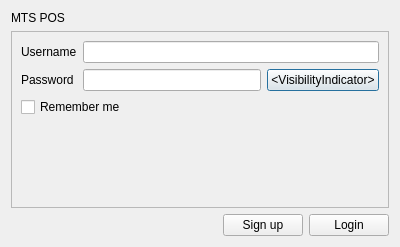
<?xml version="1.0" encoding="UTF-8"?>
<ui version="4.0">
 <class>DialogLogin</class>
 <widget class="QDialog" name="DialogLogin">
  <property name="geometry">
   <rect>
    <x>0</x>
    <y>0</y>
    <width>400</width>
    <height>247</height>
   </rect>
  </property>
  <property name="windowTitle">
   <string>Login</string>
  </property>
  <layout class="QVBoxLayout" name="verticalLayout">
   <item>
    <widget class="QLabel" name="label_3">
     <property name="sizePolicy">
      <sizepolicy hsizetype="Preferred" vsizetype="Fixed">
       <horstretch>0</horstretch>
       <verstretch>0</verstretch>
      </sizepolicy>
     </property>
     <property name="text">
      <string>MTS POS</string>
     </property>
    </widget>
   </item>
   <item>
    <widget class="QScrollArea" name="scrollArea">
     <property name="widgetResizable">
      <bool>true</bool>
     </property>
     <widget class="QWidget" name="scrollAreaWidgetContents">
      <property name="geometry">
       <rect>
        <x>0</x>
        <y>0</y>
        <width>380</width>
        <height>177</height>
       </rect>
      </property>
      <layout class="QFormLayout" name="formLayout">
       <item row="0" column="0">
        <widget class="QLabel" name="label">
         <property name="text">
          <string>Username</string>
         </property>
        </widget>
       </item>
       <item row="0" column="1">
        <widget class="QLineEdit" name="lineEditUserName"/>
       </item>
       <item row="1" column="0">
        <widget class="QLabel" name="label_2">
         <property name="text">
          <string>Password</string>
         </property>
        </widget>
       </item>
       <item row="1" column="1">
        <layout class="QHBoxLayout" name="horizontalLayout">
         <item>
          <widget class="QLineEdit" name="lineEditAccessCode">
           <property name="echoMode">
            <enum>QLineEdit::Password</enum>
           </property>
          </widget>
         </item>
         <item>
          <widget class="QPushButton" name="pushButtonAccessCodeVisibility">
           <property name="sizePolicy">
            <sizepolicy hsizetype="Fixed" vsizetype="Fixed">
             <horstretch>0</horstretch>
             <verstretch>0</verstretch>
            </sizepolicy>
           </property>
           <property name="text">
            <string>&lt;VisibilityIndicator&gt;</string>
           </property>
           <property name="checkable">
            <bool>true</bool>
           </property>
          </widget>
         </item>
        </layout>
       </item>
       <item row="2" column="0" colspan="2">
        <widget class="QCheckBox" name="checkBoxRememberMe">
         <property name="toolTip">
          <string>&lt;html&gt;&lt;head/&gt;&lt;body&gt;&lt;p&gt;When checked, the login field will automatically populate with the credentials of the last user who chose to be remembered upon their next login.&lt;/p&gt;&lt;/body&gt;&lt;/html&gt;</string>
         </property>
         <property name="text">
          <string>Remember me</string>
         </property>
        </widget>
       </item>
      </layout>
     </widget>
    </widget>
   </item>
   <item>
    <layout class="QHBoxLayout" name="horizontalLayout_2">
     <item>
      <spacer name="horizontalSpacer">
       <property name="orientation">
        <enum>Qt::Horizontal</enum>
       </property>
       <property name="sizeHint" stdset="0">
        <size>
         <width>40</width>
         <height>20</height>
        </size>
       </property>
      </spacer>
     </item>
     <item>
      <widget class="QPushButton" name="pushButtonSignUp">
       <property name="text">
        <string>Sign up</string>
       </property>
      </widget>
     </item>
     <item>
      <widget class="QPushButton" name="pushButtonLogin">
       <property name="text">
        <string>Login</string>
       </property>
      </widget>
     </item>
    </layout>
   </item>
  </layout>
 </widget>
 <resources/>
 <connections/>
</ui>
